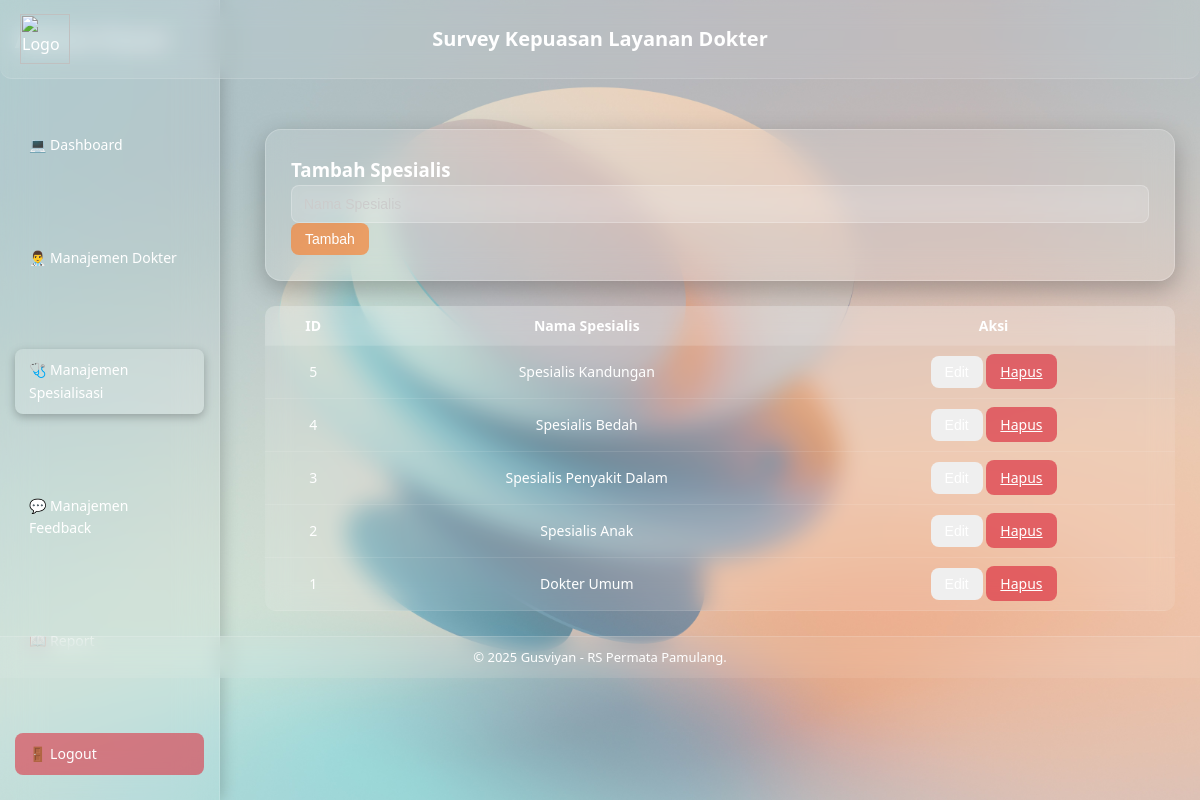
The app's page /spesialis.php (signed in) with its own data.
### tables this page shows
CREATE TABLE `spesialis` (
  `id` int NOT NULL,
  `nama_spesialis` varchar(100) NOT NULL
);

### spesialis.php (the view, shortened to what this page needs)
<?php
include 'config.php';
include 'header.php';
$conn = new mysqli($host, $user, $pass, $db);
?>
<!DOCTYPE html>
<html lang="id">
<head>
    <link rel="stylesheet" href="assets/style_admin.css">
</head>
<body>
<?php include 'sidebar.php'; ?>
<div class="main-content">
    <div class="card">
        <form method="POST">
            <h3>Tambah Spesialis</h3>
            <input type="text" name="nama_spesialis" placeholder="Nama Spesialis" required>
            <button type="submit" name="add_spesialis" class="btn btn-primary">Tambah</button>
        </form>
    </div>
    <table>
        <tr>
            <th>ID</th>
            <th>Nama Spesialis</th>
            <th>Aksi</th>
        </tr>
        <?php
        $result = $conn->query("SELECT * FROM spesialis ORDER BY id DESC");
        while ($row = $result->fetch_assoc()):
        ?>
        <tr>
            <td><?= $row['id'] ?></td>
            <td><?= htmlspecialchars($row['nama_spesialis']) ?></td>
            <td>
                <button class="btn btn-warning"
                    onclick="openEditModal(<?= $row['id'] ?>, '<?= htmlspecialchars($row['nama_spesialis'], ENT_QUOTES) ?>')">
                </button>
                <a href="?delete=<?= $row['id'] ?>" onclick="return confirm('Yakin hapus spesialis ini?')" class="btn btn-danger">Hapus</a>
            </td>
        </tr>
        <?php endwhile; ?>
    </table>
</div>
<?php include 'footer.php'; ?>
</body>
</html>

### assets/style_admin.css (style rules this page uses)
* { margin: 0; padding: 0; box-sizing: border-box; }
body { font-family: 'Segoe UI', Arial, sans-serif; background: url('../assets/image/bg.jpg') no-repeat center center fixed; background-size: cover; color: #fff; line-height: 1.6; min-height: 100vh; }
.main-content { margin-left: 240px; padding: 25px; }
.card { background: rgba(255, 255, 255, 0.1); backdrop-filter: blur(14px); border-radius: 16px; padding: 25px; margin: 25px 0; box-shadow: 0 8px 25px rgba(0, 0, 0, 0.25); border: 1px solid rgba(255, 255, 255, 0.2); }
input[type="text"], input[type="file"], select, textarea { background: rgba(255, 255, 255, 0.12); backdrop-filter: blur(10px); color: #fff; border: 1px solid rgba(255, 255, 255, 0.25); border-radius: 8px; padding: 10px 12px; font-size: 14px; width: 100%; transition: all 0.25s; appearance: none; }
input::placeholder, textarea::placeholder { color: #ccc; }
.btn { border: none; border-radius: 8px; cursor: pointer; padding: 8px 14px; font-size: 14px; font-weight: 500; transition: 0.25s; color: #fff; backdrop-filter: blur(8px); }
.btn-primary { background: rgba(245, 132, 54, 0.7); }
.btn-danger { background: rgba(220, 53, 69, 0.7); }
table { width: 100%; border-collapse: collapse; background: rgba(255, 255, 255, 0.1); backdrop-filter: blur(12px); border-radius: 10px; overflow: hidden; }
th, td { padding: 10px 12px; text-align: center; font-size: 14px; color: #fff; border-bottom: 1px solid rgba(255, 255, 255, 0.1); }
th { background: rgba(255, 255, 255, 0.15); font-weight: 600; }

### records on screen
spesialis: id "5", nama_spesialis "Spesialis Kandungan"
spesialis: id "4", nama_spesialis "Spesialis Bedah"
spesialis: id "3", nama_spesialis "Spesialis Penyakit Dalam"
spesialis: id "2", nama_spesialis "Spesialis Anak"
spesialis: id "1", nama_spesialis "Dokter Umum"
